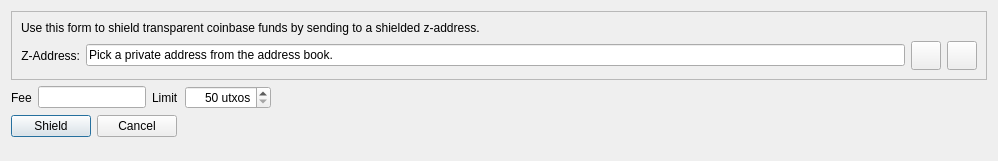
<?xml version="1.0" encoding="UTF-8"?>
<ui version="4.0">
 <class>ShieldCoinsDialog</class>
 <widget class="QDialog" name="ShieldCoinsDialog">
  <property name="geometry">
   <rect>
    <x>0</x>
    <y>0</y>
    <width>998</width>
    <height>161</height>
   </rect>
  </property>
  <property name="windowTitle">
   <string>Shield Coins</string>
  </property>
  <layout class="QFormLayout" name="formLayout">
   <item row="0" column="0" colspan="2">
    <widget class="QFrame" name="frameZAddress">
     <property name="frameShape">
      <enum>QFrame::StyledPanel</enum>
     </property>
     <property name="frameShadow">
      <enum>QFrame::Raised</enum>
     </property>
     <layout class="QVBoxLayout" name="verticalLayout">
      <item>
       <layout class="QGridLayout" name="gridLayout">
        <item row="2" column="0">
         <layout class="QHBoxLayout" name="horizontalLayout_2">
          <item>
           <widget class="QLabel" name="label_2">
            <property name="toolTip">
             <string>An optional label to associate with the new receiving address.</string>
            </property>
            <property name="text">
             <string>Z-Address:</string>
            </property>
            <property name="alignment">
             <set>Qt::AlignRight|Qt::AlignTrailing|Qt::AlignVCenter</set>
            </property>
           </widget>
          </item>
          <item>
           <widget class="QLineEdit" name="reqShieldAddress">
            <property name="enabled">
             <bool>true</bool>
            </property>
            <property name="text">
             <string>Pick a private address from the address book.</string>
            </property>
            <property name="readOnly">
             <bool>true</bool>
            </property>
           </widget>
          </item>
          <item>
           <widget class="QToolButton" name="AddressBookButton">
            <property name="toolTip">
             <string>Choose new or previously used address</string>
            </property>
            <property name="text">
             <string/>
            </property>
            <property name="icon">
             <iconset resource="../bitcoin.qrc">
              <normaloff>:/images/addressbook1</normaloff>:/images/addressbook1</iconset>
            </property>
            <property name="iconSize">
             <size>
              <width>22</width>
              <height>22</height>
             </size>
            </property>
            <property name="shortcut">
             <string>Alt+A</string>
            </property>
           </widget>
          </item>
          <item>
           <widget class="QToolButton" name="deleteButton">
            <property name="toolTip">
             <string>Remove this entry</string>
            </property>
            <property name="text">
             <string/>
            </property>
            <property name="icon">
             <iconset resource="../bitcoin.qrc">
              <normaloff>:/images/clear</normaloff>:/images/clear</iconset>
            </property>
            <property name="iconSize">
             <size>
              <width>22</width>
              <height>22</height>
             </size>
            </property>
           </widget>
          </item>
         </layout>
        </item>
        <item row="1" column="0">
         <widget class="QLabel" name="label_5">
          <property name="text">
           <string>Use this form to shield transparent coinbase funds by sending to a shielded z-address.</string>
          </property>
         </widget>
        </item>
       </layout>
      </item>
     </layout>
    </widget>
   </item>
   <item row="1" column="0">
    <layout class="QHBoxLayout" name="horizontalLayoutOptions">
     <item>
      <widget class="QLabel" name="label">
       <property name="text">
        <string>Fee</string>
       </property>
      </widget>
     </item>
     <item>
      <widget class="BitcoinAmountField" name="customFee"/>
     </item>
     <item>
      <widget class="QLabel" name="label_3">
       <property name="text">
        <string>Limit</string>
       </property>
      </widget>
     </item>
     <item>
      <widget class="QSpinBox" name="operationLimit">
       <property name="alignment">
        <set>Qt::AlignRight|Qt::AlignTrailing|Qt::AlignVCenter</set>
       </property>
       <property name="suffix">
        <string> utxos</string>
       </property>
       <property name="minimum">
        <number>50</number>
       </property>
       <property name="maximum">
        <number>5000</number>
       </property>
       <property name="singleStep">
        <number>10</number>
       </property>
      </widget>
     </item>
     <item>
      <spacer name="horizontalSpacer_2">
       <property name="orientation">
        <enum>Qt::Horizontal</enum>
       </property>
       <property name="sizeHint" stdset="0">
        <size>
         <width>40</width>
         <height>20</height>
        </size>
       </property>
      </spacer>
     </item>
    </layout>
   </item>
   <item row="2" column="0">
    <layout class="QHBoxLayout" name="horizontalLayoutButton">
     <item>
      <widget class="QPushButton" name="shieldButton">
       <property name="toolTip">
        <string>Shield coins</string>
       </property>
       <property name="text">
        <string>Shield</string>
       </property>
       <property name="icon">
        <iconset resource="../bitcoin.qrc">
         <normaloff>:/images/shield</normaloff>:/images/shield</iconset>
       </property>
       <property name="autoDefault">
        <bool>false</bool>
       </property>
       <property name="default">
        <bool>true</bool>
       </property>
      </widget>
     </item>
     <item>
      <widget class="QPushButton" name="cancelButton">
       <property name="toolTip">
        <string>Cancel operation</string>
       </property>
       <property name="text">
        <string>Cancel</string>
       </property>
       <property name="icon">
        <iconset resource="../bitcoin.qrc">
         <normaloff>:/images/clear</normaloff>:/images/clear</iconset>
       </property>
      </widget>
     </item>
    </layout>
   </item>
  </layout>
 </widget>
 <customwidgets>
  <customwidget>
   <class>BitcoinAmountField</class>
   <extends>QLineEdit</extends>
   <header>bitcoinamountfield.h</header>
   <container>1</container>
  </customwidget>
 </customwidgets>
 <resources>
  <include location="../bitcoin.qrc"/>
 </resources>
 <connections/>
</ui>
